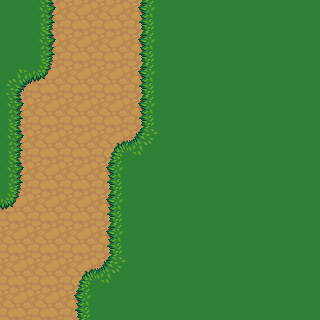

This is a level from a 2D game, rendered from its Tiled map with the project's own tilesets. A one-line summary and the complete map file follow:
An orthogonal 10x10 tile map with 32x32 px tiles, 1 tile layer (Tile Layer 1).

<map version="1.0" orientation="orthogonal" width="10" height="10" tilewidth="32" tileheight="32">
 <tileset firstgid="1" name="grass" tilewidth="32" tileheight="32">
  <image source="grass.png" width="96" height="192" />
 </tileset>
 <layer name="Tile Layer 1" width="10" height="10">
  <data encoding="csv">
11,12,4,4,10,11,11,11,11,11,
11,12,4,4,10,11,11,11,11,11,
2,15,4,4,10,11,11,11,11,11,
12,4,4,4,10,11,11,11,11,11,
12,4,4,7,6,11,11,11,11,11,
12,4,4,10,11,11,11,11,11,11,
15,4,4,10,11,11,11,11,11,11,
4,4,4,10,11,11,11,11,11,11,
4,4,7,6,11,11,11,11,11,11,
4,4,10,11,11,11,11,11,11,11
</data>
 </layer>
</map>